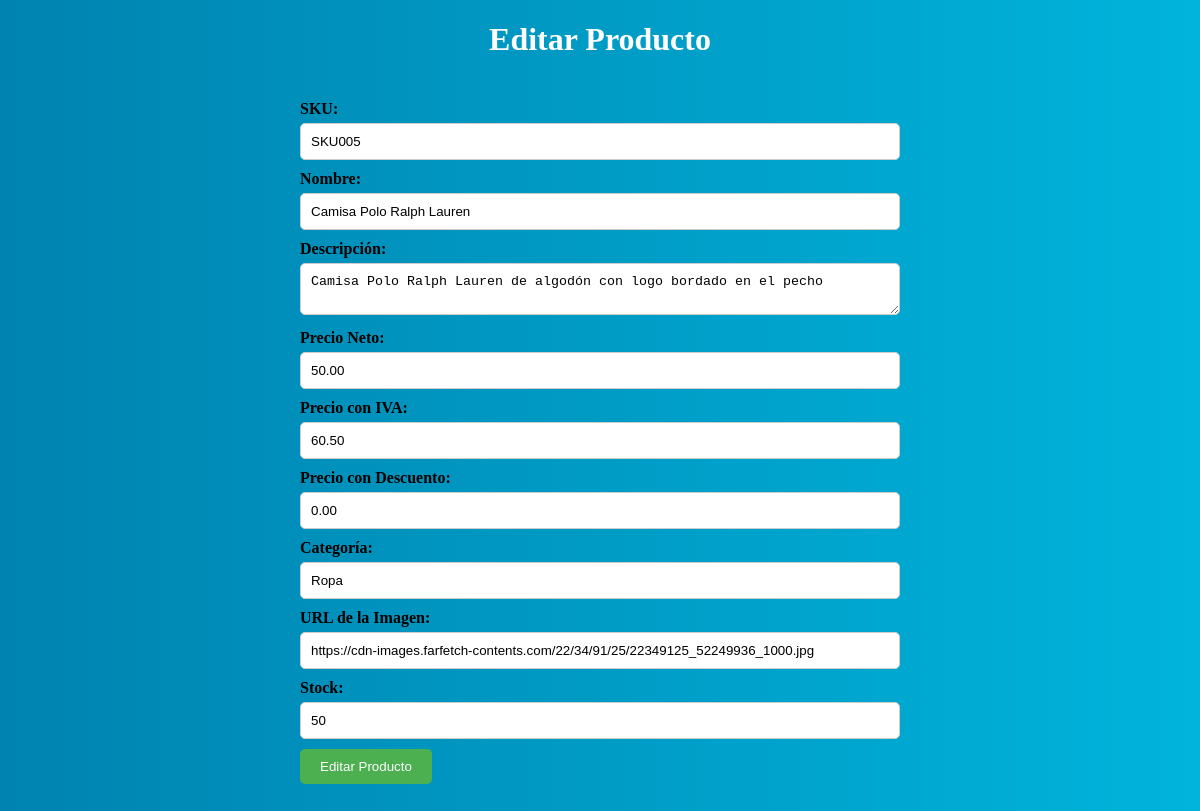
/edit.php?id=5, run on the app's committed database.
### tables this page shows
CREATE TABLE `productos` (
  `id` int NOT NULL AUTO_INCREMENT,
  `sku` varchar(50) NOT NULL,
  `nombre` varchar(255) NOT NULL,
  `descripcion` text,
  `precio_neto` decimal(10,2) NOT NULL,
  `precio_iva` decimal(10,2) NOT NULL,
  `precio_descuento` decimal(10,2) DEFAULT NULL,
  `categoria` varchar(50) DEFAULT NULL,
  `imagen` varchar(255) DEFAULT NULL,
  `stock` int NOT NULL,
  PRIMARY KEY (`id`),
  UNIQUE KEY `sku` (`sku`)
);

### edit.php (the view, shortened to what this page needs)
<!DOCTYPE html>
<html lang="es">
<head>
    <link rel="stylesheet" href="styles.css">
</head>
<body>
    <h1>Editar Producto</h1>
    <?php
    if (isset($_GET['id'])) {
        $id = $_GET['id'];
        $host = 'localhost:3307';
        $usuario = 'root';
        $contrasena = 'root';
        $basedatos = 'productos_k';
        $conexion = new mysqli($host, $usuario, $contrasena, $basedatos);
        $sql = "SELECT * FROM productos WHERE id=$id";
        $result = $conexion->query($sql);
        if ($result->num_rows > 0) {
            $row = $result->fetch_assoc();
            echo '
            <form action="update.php" method="post">
                <input type="hidden" name="id" value="' . $row['id'] . '">
                <label for="sku">SKU:</label>
                <input type="text" name="sku" value="' . $row['sku'] . '" required><br>
                <label for="nombre">Nombre:</label>
                <input type="text" name="nombre" value="' . $row['nombre'] . '" required><br>
                <label for="descripcion">Descripción:</label>
                <textarea name="descripcion">' . $row['descripcion'] . '</textarea><br>
                <label for="precio_neto">Precio Neto:</label>
                <input type="number" name="precio_neto" value="' . $row['precio_neto'] . '" step="0.01" required><br>
                <label for="precio_iva">Precio con IVA:</label>
                <input type="number" name="precio_iva" value="' . $row['precio_iva'] . '" step="0.01" required><br>
                <label for="precio_descuento">Precio con Descuento:</label>
                <input type="number" name="precio_descuento" value="' . $row['precio_descuento'] . '" step="0.01"><br>
                <label for="categoria">Categoría:</label>
                <input type="text" name="categoria" value="' . $row['categoria'] . '"><br>
                <label for="imagen">URL de la Imagen:</label>
                <input type="text" name="imagen" value="' . $row['imagen'] . '"><br>
                <label for="stock">Stock:</label>
                <input type="number" name="stock" value="' . $row['stock'] . '" required><br>
                <input type="submit" name="editar" value="Editar Producto">
            </form>';
        } else {
            echo '<p>No se encontró ningún producto con el ID proporcionado.</p>';
        }
    } else {
        echo '<p>No se proporcionó un ID de producto para editar.</p>';
    }
    ?>
</body>
</html>

### styles.css (style rules this page uses)
body { background: #00B4DB; background: -webkit-linear-gradient(to right, #0083B0, #00B4DB); background: linear-gradient(to right, #0083B0, #00B4DB); }
form { max-width: 600px; margin: 0 auto; padding: 20px; }
label { display: block; margin-bottom: 5px; font-weight: bold; }
input[type="text"], input[type="number"], input[type="password"], textarea { width: 100%; padding: 10px; margin-bottom: 10px; border: 1px solid #ccc; border-radius: 5px; box-sizing: border-box; }
input[type="submit"] { background-color: #4CAF50; color: white; padding: 10px 20px; border: none; border-radius: 5px; cursor: pointer; }
h1 { color: white; text-align: center; }

### data on the page
productos: sku "SKU005", nombre "Camisa Polo Ralph Lauren", descripcion "Camisa Polo Ralph Lauren de algodón con logo bordado en el pecho", precio_neto "50.00", precio_iva "60.50", precio_descuento "0.00", categoria "Ropa", imagen "https://cdn-images.farfetch-contents.com/22/34/91/25/22349125_52249936_1000.jpg", stock "50"
